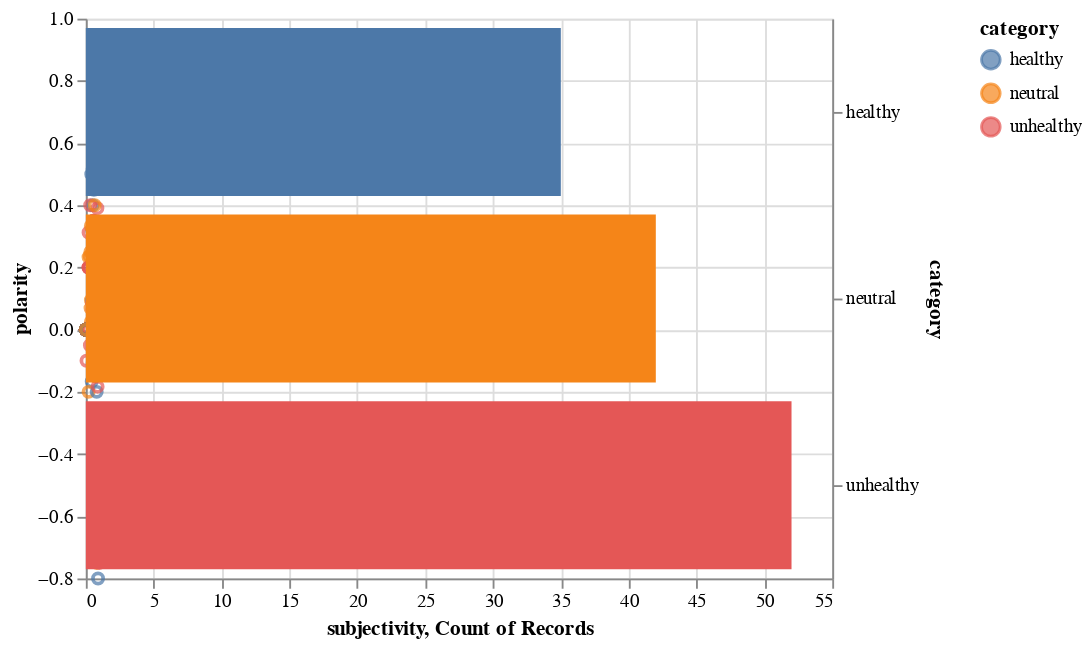

This figure's Vega-Lite source:
### Vega-Lite specification from a JSON file in a GitHub repository (floating-point values rounded to 4 significant figures; data arrays with more than 128 entries replaced by an {"elided": "..."} marker saying what was removed)
{"config": {"view": {"width": 400, "height": 300}, "mark": {"tooltip": null}}, "layer": [{"mark": "point", "encoding": {"color": {"condition": {"type": "nominal", "field": "category", "selection": "selector008"}, "value": "grey"}, "x": {"type": "quantitative", "field": "subjectivity"}, "y": {"type": "quantitative", "field": "polarity"}}, "selection": {"selector008": {"type": "interval"}}}, {"mark": "bar", "encoding": {"color": {"type": "nominal", "field": "category"}, "x": {"type": "quantitative", "aggregate": "count", "field": "category"}, "y": {"type": "nominal", "field": "category"}}, "transform": [{"filter": {"selection": "selector008"}}]}], "data": {"name": "data-ce474c6d3489b8c571ca08377716058f"}, "$schema": "https://vega.github.io/schema/vega-lite/v3.4.0.json", "datasets": {"data-ce474c6d3489b8c571ca08377716058f": {"elided": "129 records"}}}
